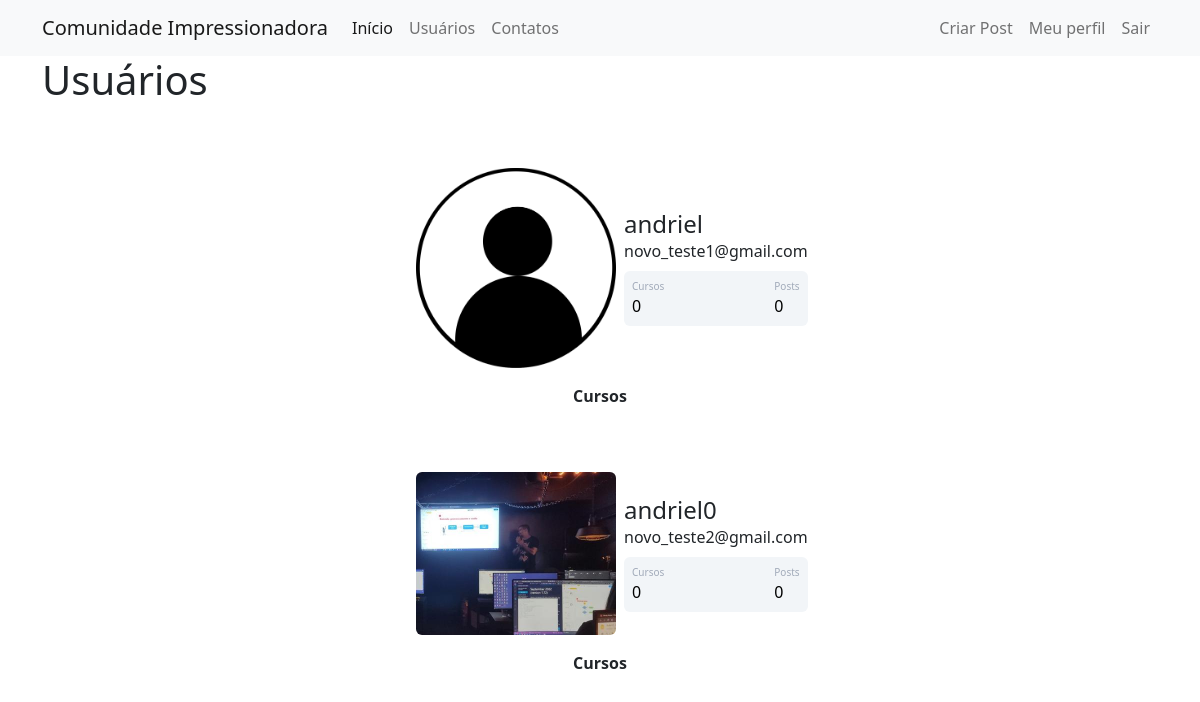
Page /usuarios (signed in) on the earlier database version.
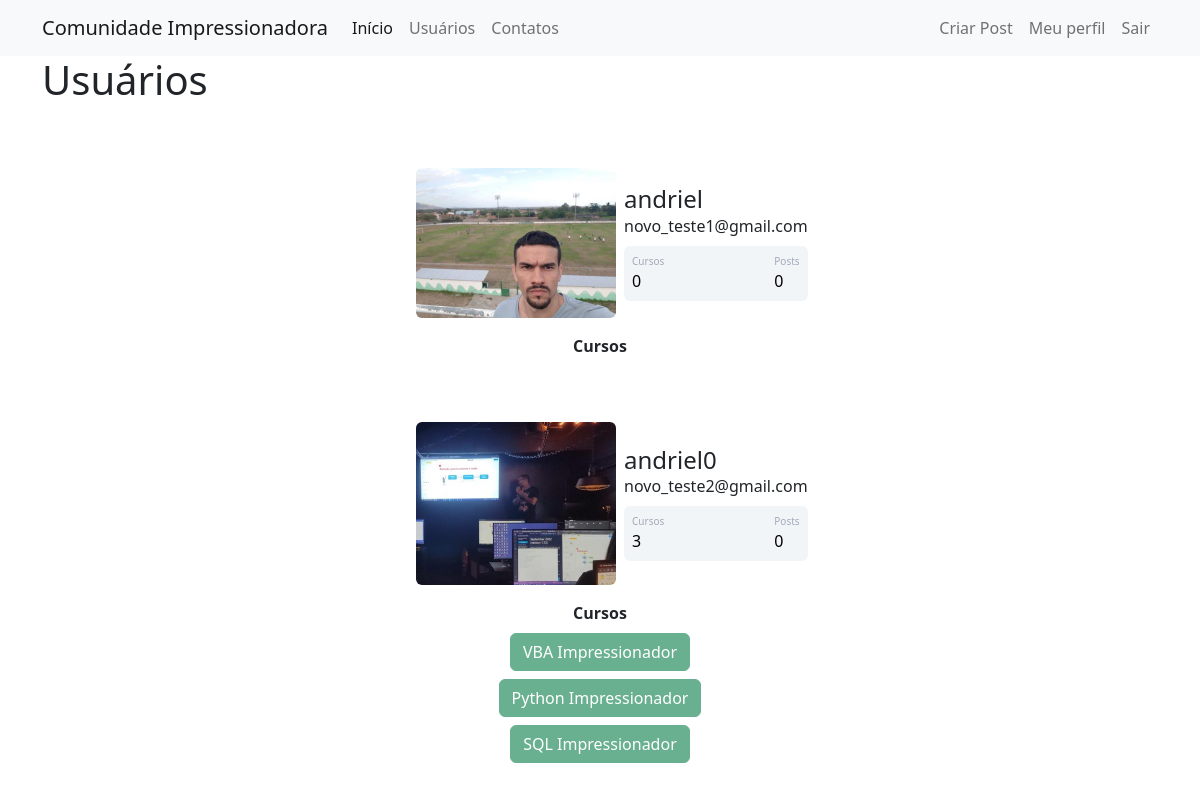
Same page on the later database version.
### comunidadeimpressionadora/models.py (models this page shows)
class Usuario(database.Model, UserMixin):
    id = database.Column(database.Integer, primary_key=True)
    username = database.Column(database.String, nullable=False)
    email = database.Column(database.String, unique=True, nullable=False)
    senha = database.Column(database.String, nullable=False)
    foto_perfil = database.Column(database.String, default='default.jpg', nullable=False)
    posts = database.relationship('Post', backref='autor', lazy=True)
    cursos = database.Column(database.String, default='Não informado', nullable=False)

### comunidadeimpressionadora/routes.py (the view)
@app.route("/usuarios")
@login_required
def usuarios():
    lista_usuarios = Usuario.query.all()
    return render_template('usuarios.html', lista_usuarios=lista_usuarios)

### comunidadeimpressionadora/models.py (called while the page is built)
@login_manager.user_loader
def load_usuario(id_usuario):
    return Usuario.query.get(int(id_usuario))

### comunidadeimpressionadora/templates/usuarios.html
{% extends 'base.html' %}
{% block body %}
    <div class="container">
        <h1>Usuários</h1>
        {% for usuario in lista_usuarios %}
            <div class="container mt-5 d-flex justify-content-center">
            <div class="card p-3">
                <div class="d-flex align-items-center">
                    <div class="image pe-2">
                        <img src="{{ url_for('static', filename='fotos_perfil/{}'.format(usuario.foto_perfil)) }}" class="rounded" width="200" >
                    </div>
                <div class="ml-3 w-100">
                   <h4 class="mb-0 mt-0">{{ usuario.username }}</h4>
                   <span>{{ usuario.email }}</span>
                   <div class="p-2 mt-2 bg-primary d-flex justify-content-between rounded text-white stats">
                        <div class="d-flex flex-column">
                            <span class="articles">Cursos</span>
                            {% if 'Não informado' in usuario.cursos or 'press' not in usuario.cursos %}
                                <span class="number1">0</span>
                            {% else %}
                                <span class="number1">{{ usuario.cursos.count(';') + 1 }}</span>
                            {% endif %}
                        </div>
                        <div class="d-flex flex-column">
                            <span class="rating">Posts</span>
                            <span class="number3">0</span>
                        </div>
                   </div>
                </div>
                </div>
            </div>
            </div>
            <div class="row justify-content-center">
                <div class="col col-4" style="text-align: center">
                    <strong>Cursos</strong><br>
                    {% if 'press' in usuario.cursos %}
                        {% for curso in usuario.cursos.split(';') %}
                            <button type="button" class="btn btn-success disabled mt-2">{{ curso }}</button>
                        {% endfor %}
                    {% endif %}
                </div>
            </div>
        {% endfor%}
    </div>
{% endblock %}

### comunidadeimpressionadora/templates/base.html (shortened to what this page needs)
<!DOCTYPE html>
<html lang="pt-br">
    <head>
        <link href="https://cdn.jsdelivr.net/npm/bootstrap@5.2.2/dist/css/bootstrap.min.css" rel="stylesheet">
        <link rel="stylesheet" type="text/css" href="{{ url_for('static', filename='main.css') }}"
        {% block head %}
        {% endblock %}
    </head>
    <body>
        {% include 'navbar.html' %}
        {% block body %}
        {% endblock %}
    </body>
</html>

### comunidadeimpressionadora/templates/navbar.html (shortened to what this page needs)
<nav class="navbar navbar-expand-lg bg-light">
  <div class="container-fluid container">
    <a class="navbar-brand" href="{{ url_for ('home') }}">Comunidade Impressionadora</a>
    <div class="collapse navbar-collapse" id="navbarSupportedContent">
      <ul class="navbar-nav me-auto mb-2 mb-lg-0">
        <li class="nav-item">
          <a class="nav-link active" aria-current="page" href="{{ url_for ('home') }}">Início</a>
        </li>
        <li class="nav-item">
          <a class="nav-link" href="{{ url_for ('usuarios') }}">Usuários</a>
        </li>
        <li class="nav-item">
          <a class="nav-link" href="{{ url_for ('contatos') }}">Contatos</a>
        </li>
      </ul>
      <ul class="navbar-nav d-flex">
        {% if current_user.is_authenticated %}
        <li class="nav-item">
          <a class="nav-link" href="{{ url_for ('criar_post') }}">Criar Post</a>
        </li>
        <li class="nav-item">
          <a class="nav-link" href="{{ url_for ('perfil') }}">Meu perfil</a>
        </li>
        <li class="nav-item">
          <a class="nav-link" href="{{ url_for ('sair') }}">Sair</a>
        </li>
        {% endif %}
      </ul>
    </div>
  </div>
</nav>

### comunidadeimpressionadora/static/main.css (style rules this page uses)
.card { width: 400px; border: none; border-radius: 10px; background-color: #fff; }
.stats { background: #f2f5f8 !important; color: #000 !important; }
.articles { font-size:10px; color: #a1aab9; }
.number1 { font-weight:500; }
.rating { font-size:10px; color: #a1aab9; }
.number3 { font-weight:500; }

Differences in the rows shown:
changed Usuario "andriel": foto_perfil: picture added in place of a placeholder
changed Usuario "andriel0": cursos (not shown) → "3"; no longer shows "0"
Other differences:
new list line: "VBA Impressionador"
new list line: "Python Impressionador"
new list line: "SQL Impressionador"
